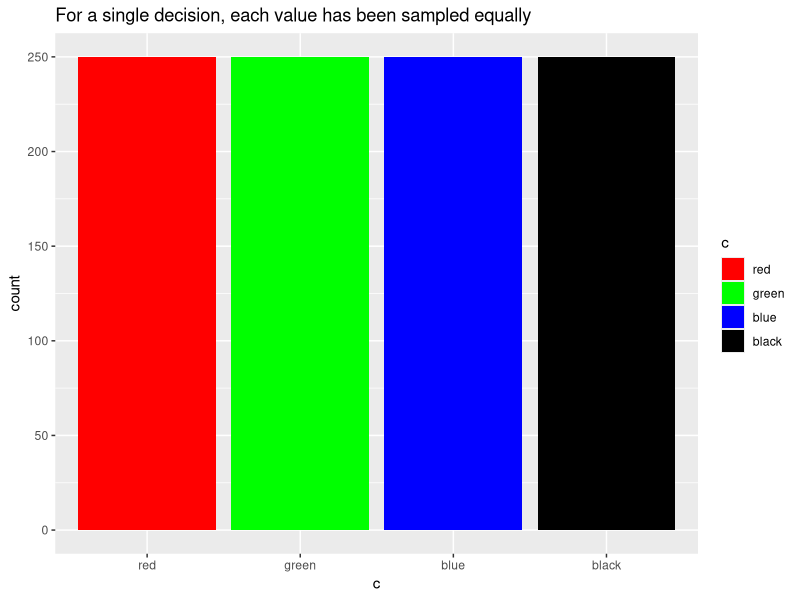
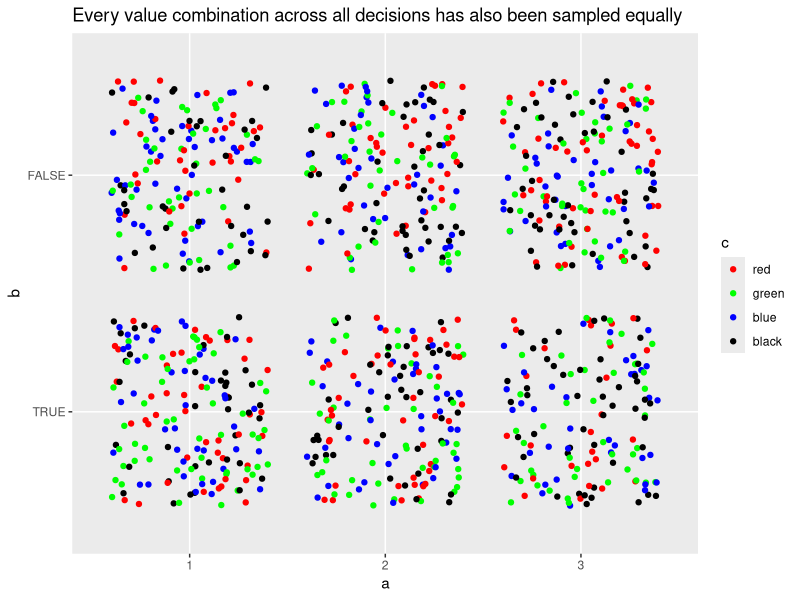

The R source for these figures, in order:
## ---- chunk 1
library(lhs)
library(dplyr)
library(purrr)

# Test data
set.seed(123)
a <- 1:3
b <- c(TRUE, FALSE)
c <- c("red", "green", "blue", "black")
all_decisions <- rbind(list(a,b,c))
sample <- as.data.frame(randomLHS(12, 3))
names(sample) <- c("a", "b", "c")

# Uniform random values between 0 and 1
sample
## ---- chunk 2
# Random choices for each decision with distributions based on a, b and c
choices <- map2(sample, all_decisions,
                ~cut(.x, length(.y), labels = as.character(.y))) %>%
  bind_rows()
  
choices
## ---- chunk 3
lhs_sample <- function(decisions, n){
  stopifnot(is.list(decisions))
  len_decisions <- length(decisions)
  samples <- lhs::randomLHS(n, len_decisions) %>%
    as.data.frame()
  names(samples) <- names(decisions)
  choices <- purrr::map2(samples, decisions,
                  ~cut(.x, length(.y), labels = as.character(.y)))
  bind_rows(choices)
}

lhs_sample(list(cars = rownames(mtcars), species = unique(iris$Species), letter = LETTERS[24:26]), n = 10)
## ---- chunk 4
library(tidyr)
a_continuous <- all_decisions[[1]]

choices_continuous <- qunif(sample$a, min = min(a_continuous), max = max(a_continuous))
  
choices_continuous

## ---- chunk 5
library(ggplot2)
big_sample <- lhs_sample(decisions = list(a = a,b = b,c = c), n = 1000)

ggplot(big_sample, aes(x = c, fill = c)) +
  geom_bar() +
  scale_fill_manual(values = c("red", "green", "blue", "black")) +
  labs(title = "For a single decision, each value has been sampled equally")

ggplot(big_sample, aes(x = a, y = b, colour = c)) +
  geom_jitter() +
  scale_colour_manual(values = c("red", "green", "blue", "black")) +
  labs(title = "Every value combination across all decisions has also been sampled equally")
